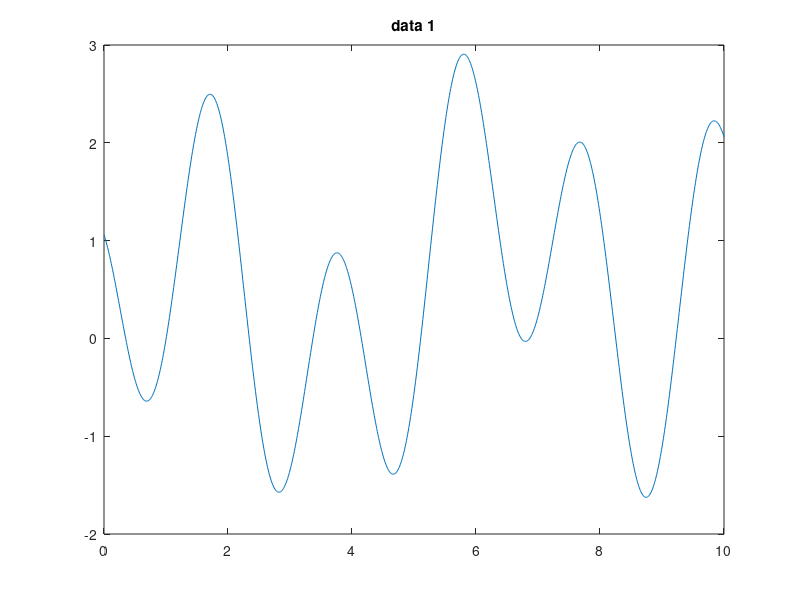
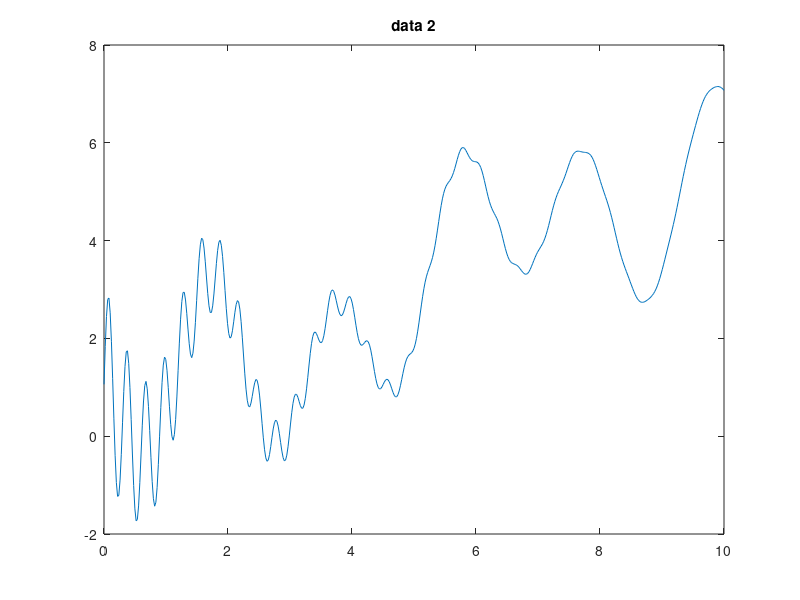

The MATLAB source for these figures, in order:
clear all
close all

function write_f64 (filename, data)
  
  fid = fopen(filename,"wb");
  
  if fid == -1
    error("couldn't open file");
  end

  fwrite(fid, data, "double");
endfunction

script_dir = fileparts(mfilename("fullpath"));
out_dir = fullfile(script_dir, "out");
if ~exist(out_dir, "dir")
  mkdir(out_dir);
endif

sinf = @(t,T) sin(2*pi*t./T);

x1 = linspace(0,10,1024);
f1 = sinf(x1,5) + 1.5*sinf(x1+0.75,2)+0.1*x1;

write_f64(fullfile(out_dir, "data1.f64"), f1);

figure
plot(x1,f1)
title("data 1")

x2 = linspace(0,10,503);
f2 = sinf(x2,5) + 1.5*sinf(x2+0.75,2)+0.2*x2+ 0.2*sinf(x2,0.3).*10.*exp(-x2/2)+0.4*x2;

write_f64(fullfile(out_dir, "data2.f64"), f2);

figure
plot(x2,f2);
title("data 2")
